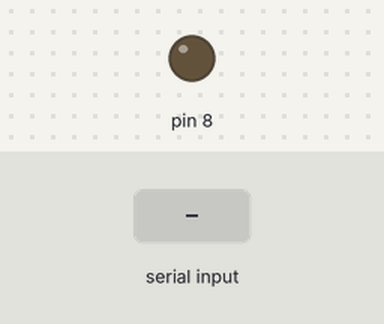
A sketch run on a simulated Arduino Uno, built with avr-gcc and run on an emulated ATmega328P. Shown: output pins drawn as LEDs (lit = HIGH). The inputs (shaded band) are chosen by the test bench.

Above: at 1.2 s.
1.3 s: "1" received over Serial
At 2.5 s:
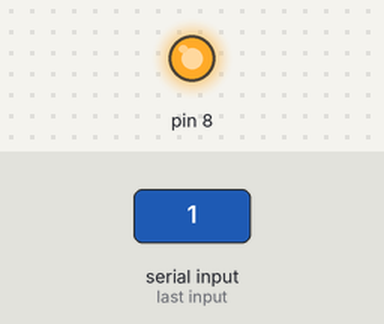
2.8 s: "0" received over Serial
At 3.7 s:
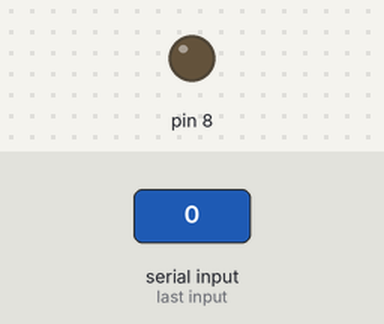
Timing chart, 0 to 5.8 s (numbered marks = the images above; inputs shaded):
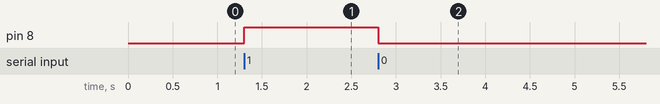

Measured:
- after the input at 1.3 s, pin 8: LOW → HIGH at once
- after the input at 2.8 s, pin 8: HIGH → LOW at once

The sketch:

serialLED.ino
```cpp
void setup(){
  Serial.begin(9600);
  pinMode(8,OUTPUT);
}
//49 입력시 led on, 48입력시 off
void loop(){
  if(Serial.available())
  {
    int swt = (int)Serial.read();
    if(swt == 49)
     digitalWrite(8, 1);
    else
     digitalWrite(8, 0);
  }
}
```
